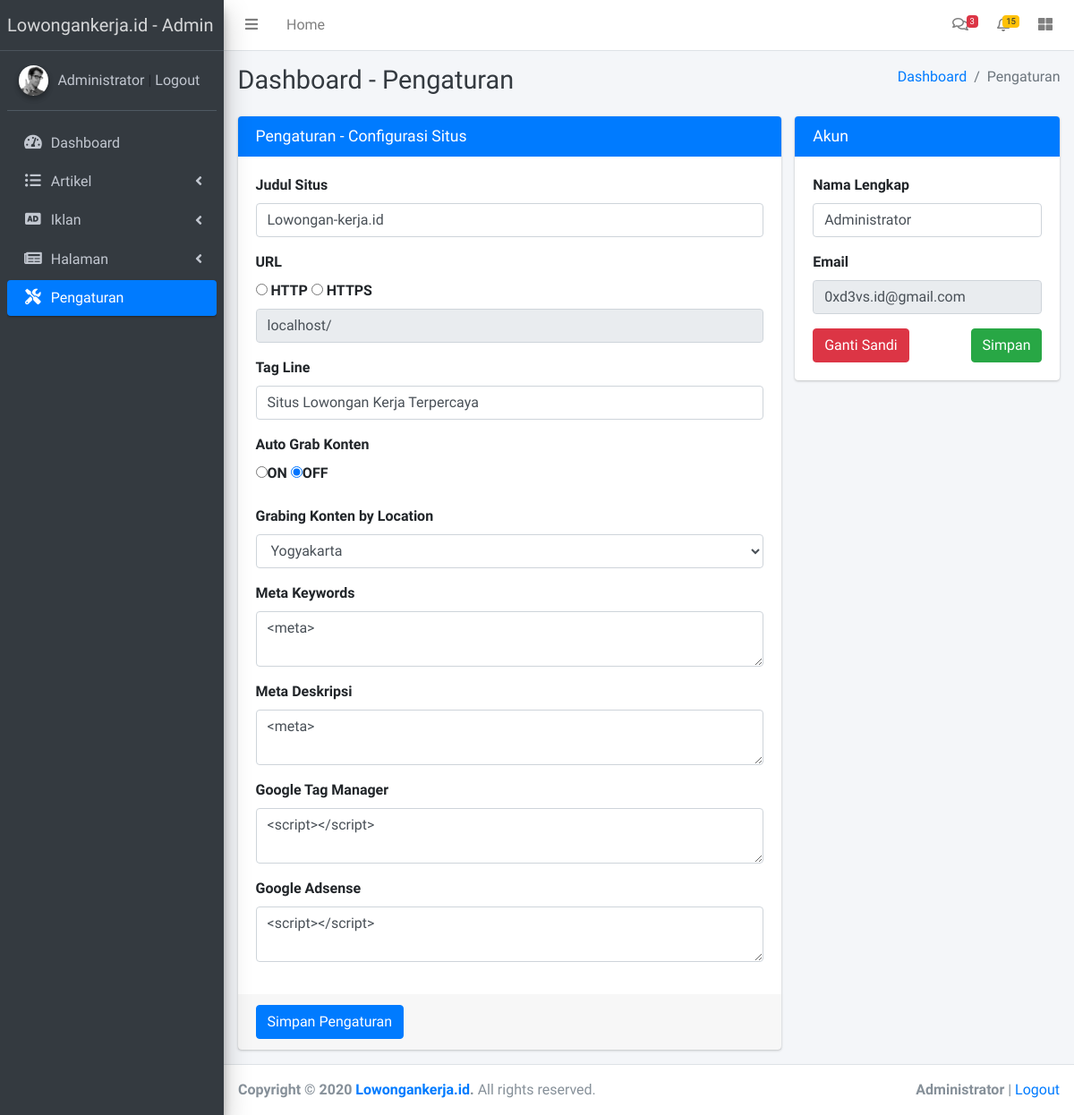
The app's page /admin/pengaturan.php (signed in) with its own data.
### tables this page shows
CREATE TABLE `settings` (
  `id_setting` int(11) DEFAULT NULL,
  `title` varchar(255) DEFAULT NULL,
  `base_url` varchar(255) DEFAULT NULL,
  `tag_line` varchar(255) DEFAULT NULL,
  `description` varchar(255) DEFAULT NULL,
  `keywords` varchar(255) DEFAULT NULL,
  `tag_manager` varchar(255) DEFAULT NULL,
  `adsense` varchar(255) DEFAULT NULL,
  `kd_location` varchar(255) DEFAULT NULL,
  `auto_grab` enum('on','off') DEFAULT 'on'
);

CREATE TABLE `kd_location` (
  `id_location` int(11) NOT NULL,
  `name` varchar(50) DEFAULT NULL,
  `kode` varchar(50) DEFAULT NULL
);

### admin/include/Admin.php (called while the page is built, shortened)
<?php
	class Admin extends mysqli
	{
    function getSetting(){
    	$sql = "SELECT * FROM settings WHERE 1=1";
    	$exec = $this->query($sql);
    	$data = $exec->fetch_assoc();
    	return @$data;
    }
    function get_kode_location(){
        $sql = "SELECT name, kode FROM kd_location WHERE 1=1";
            $hasil = $this->query($sql);
            if ($result = $this->query($sql)) {
                $i = 0;
                while ($row = $result->fetch_assoc()) {
                    $data[$i] = [
                        'name' => $row['name'],
                        'kode' => $row['kode']
                    ];
                    $i++;
                }
                return $data;
            }
    }
    function getAkun(){
        $id = $_SESSION['admin']['admin_id'];
        $sql = "SELECT admin_id, fullname, email FROM admin WHERE admin_id = '$id'";
        $query = $this->query($sql);
        if ($query->num_rows >= 1) {
            $data = $query->fetch_assoc();
            return @$data;
        }else{
            return null;
        }
    }
	}
 ?>

### admin/pengaturan.php (the view, shortened to what this page needs)
<?php
include 'include/Admin.php';
$data = $su->getSetting();
?>
<!DOCTYPE html>
<html>
<head>
  <?php include 'template/meta_head.php'; ?>
</head>
<body class="hold-transition sidebar-mini layout-fixed">
  <div class="wrapper">
    <?php include 'template/navbar.php'; ?>
    <?php include 'template/side_navbar.php'; ?>
    <div class="content-wrapper">
      <div class="content-header">
        <div class="container-fluid">
          <div class="row mb-2">
            <div class="col-sm-6">
              <h1 class="m-0 text-dark">Dashboard - Pengaturan</h1>
            </div>
            <div class="col-sm-6">
              <ol class="breadcrumb float-sm-right">
                <li class="breadcrumb-item"><a href="index.php">Dashboard</a></li>
                <li class="breadcrumb-item active">Pengaturan</li>
              </ol>
            </div>
          </div>
        </div>
      </div>
      <div class="content">
        <div class="container-fluid">
          <div class="row">
            <div class="col-lg-8">
              <div class="card card-primary">
                <div class="card-header">
                  <h3 class="card-title">Pengaturan - Configurasi Situs</h3>
                </div>
                <form role="form" id="settingForm">
                  <div class="card-body">
                    <div class="form-group">
                      <label for="">Judul Situs</label>
                      <input type="text" name="judul" class="form-control" value="<?php echo $data['title'] ?>" placeholder="Judul Situs">
                    </div>
                    <div class="form-group">
                      <label for="">URL</label>
                      <div class="radio">
                        <label><input type="radio" class="radio-control" name="ssl" value="http"> HTTP</label>
                        <label><input type="radio" class="radio-control" name="ssl" value="https"> HTTPS</label>
                      </div>
                      <input type="text" name="base_url" id="url" class="form-control" value="<?php echo $_SERVER['HTTP_HOST']."/" ?>" readonly>
                    </div>
                    <div class="form-group">
                      <label for="">Tag Line</label>
                      <input type="text" name="tag_line" class="form-control" value="<?php echo $data['tag_line'] ?>" placeholder="Tag Line">
                    </div>
                    <div class="form-group">
                      <label for="">Auto Grab Konten</label>
                      <div class="radio">
                        <label><input type="radio" name="auto_grab" <?php if ($data['auto_grab'] == "on"): ?>
                        checked
                        <?php endif ?> value="on">ON</label>
                        <label><input type="radio" name="auto_grab" <?php if ($data['auto_grab'] == "off"): ?>
                        checked
                        <?php endif ?> value="off">OFF</label>
                      </div>
                    </div>
                    <div class="form-group">
                      <label for="">Grabing Konten by Location</label>
                      <select class="form-control" name="kd_location">
                        <?php
                        $get_kode = $su->get_kode_location();
                        foreach ($get_kode as $get_kode) {
                         ?>
                         <option value="<?=$get_kode['kode'];?>" <?php if ($get_kode['kode'] == $data['kd_location']): ?>
                         selected
                         <?php endif ?>> <?=$get_kode['name'];?></option>
                       <?php } ?>
                     </select>
                   </div>
                   <div class="form-group">
                    <label for="">Meta Keywords</label>
                    <textarea  class="form-control" name="keyword" placeholder="Meta Keywords"><?php echo $data['keywords'] ?></textarea>
                  </div>
                  <div class="form-group">
                    <label for="">Meta Deskripsi</label>
                    <textarea  class="form-control" name="deskripsi"placeholder="Meta Deskripsi"><?php echo $data['description'] ?></textarea>
                  </div>
                  <div class="form-group">
                    <label for="">Google Tag Manager</label>
                    <textarea  class="form-control" name="tag_manager" placeholder="Tempelkan skrip tag manager disini"><?php echo $data['tag_manager'] ?></textarea>
                  </div>
                  <div class="form-group">
                    <label for="">Google Adsense</label>
                    <textarea  class="form-control" name="adsense" placeholder="Tempelkan skrip Adsense disini"><?php echo $data['adsense'] ?></textarea>
                  </div>
                </div>
                <div class="card-footer">
                  <button type="submit" name="saveBtn" class="btn btn-primary">Simpan Pengaturan</button>
                </div>
              </form>
            </div>
          </div>
          <div class="col-md-4">
            <div class="card card-primary">
              <div class="card-header">
                <h3 class="card-title">Akun</h3>
              </div>
              <?php
                $akun = $su->getAkun();
               ?>
              <div class="card-body">
                <form id="formAkun">
                  <div class="form-group">
                    <label>Nama Lengkap</label>
                    <input type="text" name="username" class="form-control" value="<?=$akun['fullname'];?>" placeholder="Nama Lengkap" required>
                  </div>
                  <div class="form-group">
                    <label>Email</label>
                    <input type="email" name="email" class="form-control" value="<?=$akun['email'];?>" placeholder="Email" disabled>
                  </div>
                  <div class="form-group">
                    <a href="#changePw" class="btn btn-danger float-left" id="btn_change_pw">Ganti Sandi</a>
                    <button type="submit" class="btn btn-success float-right">Simpan</button>
                  </div>
                </form>
              </div>
            </div>
          </div>
        </div>
      </div>
    </div>
  </div>
  <?php include 'template/footer.php'; ?>
</div>
</body>
</html>

### records on screen
settings: judul "Lowongan-kerja.id", tag_line "Situs Lowongan Kerja Terpercaya", auto_grab "☐ ON", auto_grab "☑ OFF", kd_location "Yogyakarta", keyword "<meta>", deskripsi "<meta>", tag_manager "<script></script>", adsense "<script></script>"

### other values on screen
$_SESSION['admin']['fullname'] "Administrator"
